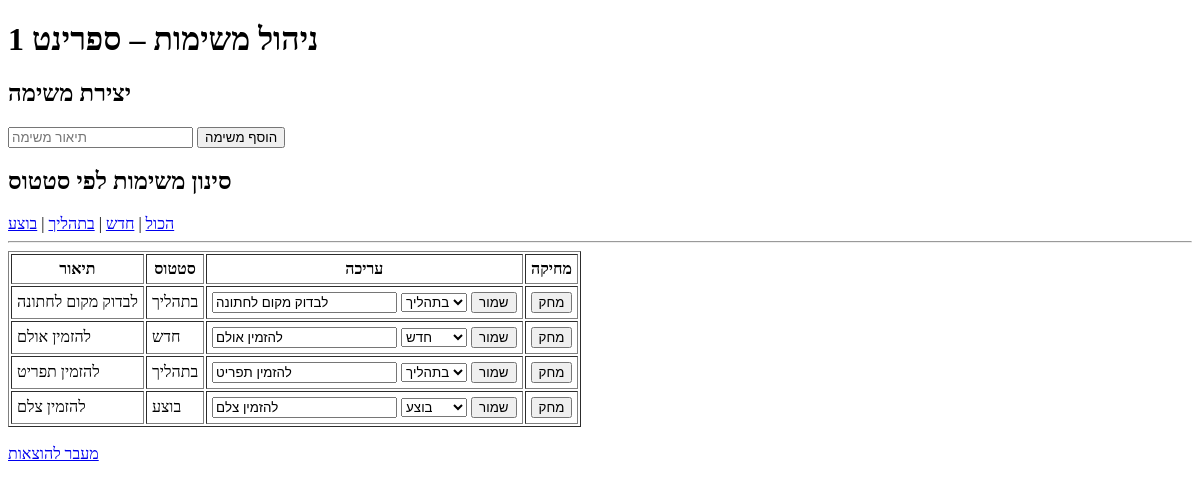
/tasks, run on an earlier commit of the app's database.
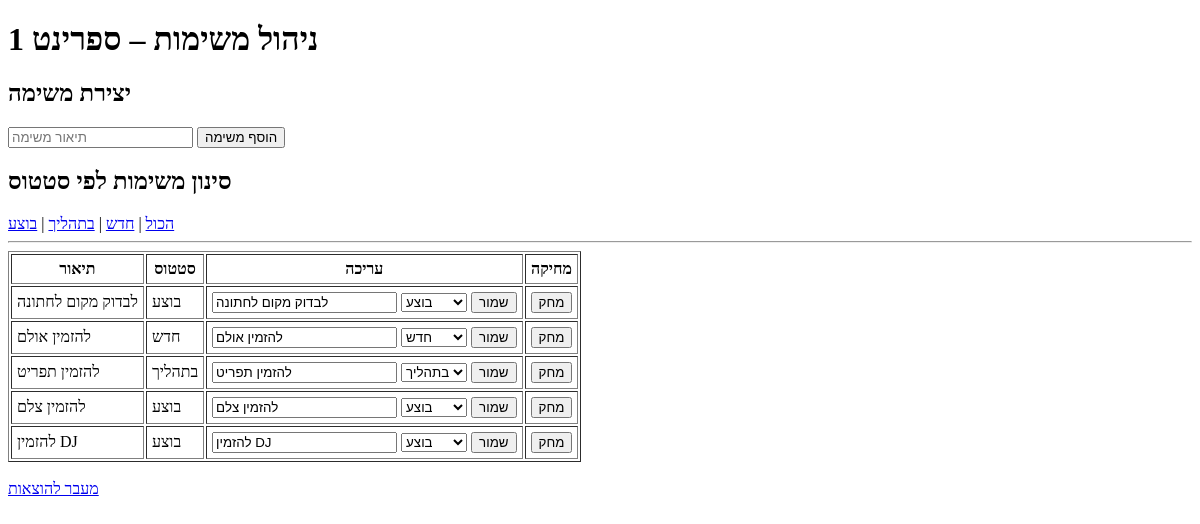
And on a later commit of the database.
### tables this page shows
CREATE TABLE tasks (
    id INTEGER PRIMARY KEY AUTOINCREMENT,
    title TEXT NOT NULL,
    status TEXT DEFAULT 'חדש'
);

### app.py (the view)
@app.route("/tasks", methods=["GET"])
def tasks_page():
    status_filter = request.args.get("status")
    conn = get_db_connection()
    if status_filter:
        tasks = conn.execute('SELECT * FROM tasks WHERE status = ?', (status_filter,)).fetchall()
    else:
        tasks = conn.execute('SELECT * FROM tasks').fetchall()
    conn.close()
    return render_template("tasks.html", tasks=tasks, current_status=status_filter)

### app.py (called while the page is built)
def get_db_connection():
    conn = sqlite3.connect('database.db')
    conn.row_factory = sqlite3.Row  # מאפשר גישה לעמודות בשם
    return conn

### templates/tasks.html (shortened to what this page needs)
<!DOCTYPE html>
<html lang="he">
<head>
</head>
<body>
    <h1>ניהול משימות – ספרינט 1</h1>
    <h2>יצירת משימה</h2>
    <form action="/tasks/create" method="post">
        <input type="text" name="title" placeholder="תיאור משימה" required>
        <button type="submit">הוסף משימה</button>
    </form>
    <h2>סינון משימות לפי סטטוס</h2>
    <a href="/tasks">הכול</a> |
    <a href="/tasks?status=חדש">חדש</a> |
    <a href="/tasks?status=בתהליך">בתהליך</a> |
    <a href="/tasks?status=בוצע">בוצע</a>
    <hr>
    {% if tasks %}
        <table border="1" cellpadding="5">
            <tr>
                <th>תיאור</th>
                <th>סטטוס</th>
                <th>עריכה</th>
                <th>מחיקה</th>
            </tr>
            {% for task in tasks %}
            <tr>
                <td>{{ task.title }}</td>
                <td>{{ task.status }}</td>
                <td>
                    <form action="/tasks/{{ task.id }}/edit" method="post">
                        <input type="text" name="title" value="{{ task.title }}">
                        <select name="status">
                            <option value="חדש" {% if task.status == "חדש" %}selected{% endif %}>חדש</option>
                            <option value="בתהליך" {% if task.status == "בתהליך" %}selected{% endif %}>בתהליך</option>
                            <option value="בוצע" {% if task.status == "בוצע" %}selected{% endif %}>בוצע</option>
                        </select>
                        <button type="submit">שמור</button>
                    </form>
                </td>
                <td>
                    <form action="/tasks/{{ task.id }}/delete" method="post" onsubmit="return confirm('למחוק משימה?');">
                        <button type="submit">מחק</button>
                    </form>
                </td>
            </tr>
            {% endfor %}
        </table>
    {% else %}
        <p>אין משימות עדיין.</p>
    {% endif %}
    <br>
    <a href="/budget">מעבר להוצאות</a>
</body>
</html>

What changed in the data, as far as the page shows it:
changed tasks "לבדוק מקום לחתונה": status "בתהליך" → "בוצע"
added tasks: title "להזמין DJ", status "בוצע"
